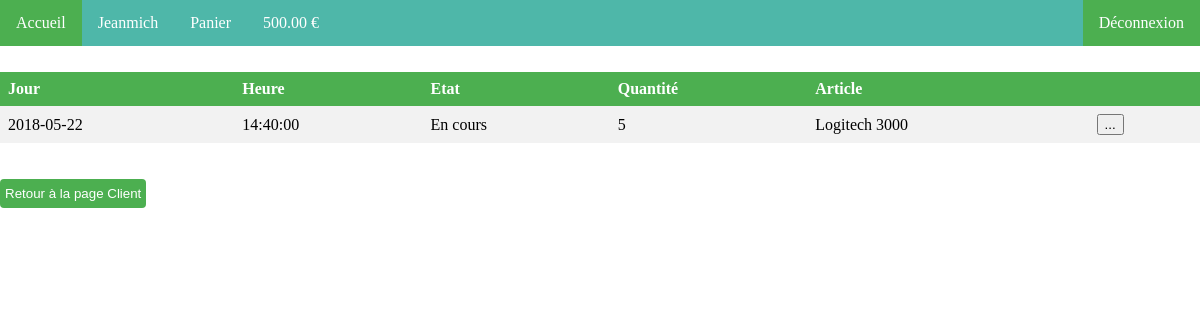
The page /CONTROLLER/history.php (signed in) on the database its author committed.
### tables this page shows
CREATE TABLE IF NOT EXISTS `clients` (
	  `idClients` INT(3) NOT NULL AUTO_INCREMENT,
	  `nom` VARCHAR(30) NULL,
	  `prenom` VARCHAR(30) NULL,
	  `pseudo` VARCHAR(45) NULL,
	  `credit` DECIMAL(9,2) NULL,
	  `idPdLs` INT(3) NOT NULL,
	  `mdp` VARCHAR(80) NULL,
	  PRIMARY KEY (`idClients`, `idPdLs`),
	  INDEX `fk_clients_PdLs_idx` (`idPdLs` ASC),
	  CONSTRAINT `fk_clients_PdLs`
	    FOREIGN KEY (`idPdLs`)
	    REFERENCES `points_de_livraison` (`idPdLs`)
	    ON DELETE NO ACTION
	    ON UPDATE NO ACTION);

CREATE TABLE IF NOT EXISTS `achats` (
	  `idAchats` INT(3) NOT NULL AUTO_INCREMENT,
	  `etat` ENUM('Panier', 'En cours', 'Livré') NULL,
	  `date` DATE NULL,
	  `time` TIME NULL,
	  `idClients` INT(3) NOT NULL,
	  `idArticles` INT(3) NOT NULL,
	  `quantite` INT(5) NOT NULL,
	  `idMagasins` INT(3) NOT NULL, 
	  PRIMARY KEY (`idAchats`, `idClients`, `idArticles`),
	  INDEX `fk_achats_clients1_idx` (`idClients` ASC),
	  INDEX `fk_achats_articles1_idx` (`idArticles` ASC), 
	  INDEX `fk_achats_magasins1_idx` (`idMagasins` ASC), 
	  CONSTRAINT `fk_achats_clients1`
	    FOREIGN KEY (`idClients`)
	    REFERENCES `clients` (`idClients`)
	    ON DELETE NO ACTION
	    ON UPDATE NO ACTION,
	  CONSTRAINT `fk_achats_articles1`
	    FOREIGN KEY (`idArticles`)
	    REFERENCES `articles` (`idArticles`)
	    ON DELETE NO ACTION
	    ON UPDATE NO ACTION,
	  CONSTRAINT `fk_achats_magasins1`
	    FOREIGN KEY (`idMagasins`)
	    REFERENCES `magasins` (`idMagasins`)
	    ON DELETE NO ACTION
	    ON UPDATE NO ACTION);

CREATE TABLE IF NOT EXISTS `articles` (
	  `idArticles` INT(3) NOT NULL AUTO_INCREMENT,
	  `categorie` VARCHAR(12) NULL,
	  `nom` VARCHAR(100) NULL,
	  `description` VARCHAR(140) NULL,
	  `image` VARCHAR(45) NULL,
	  `quantite` INT(4) NULL,
	  `idMagasins` INT(3) NOT NULL,
	  `prix` DECIMAL(6,2) NULL,
	  `sous_categorie` VARCHAR(50) NULL,
	  PRIMARY KEY (`idArticles`, `idMagasins`),
	  INDEX `fk_articles_Magasins1_idx` (`idMagasins` ASC),
	  CONSTRAINT `fk_articles_Magasins1`
	    FOREIGN KEY (`idMagasins`)
	    REFERENCES `magasins` (`idMagasins`)
	    ON DELETE NO ACTION
	    ON UPDATE NO ACTION);

### MODEL/model.php (called while the page is built, shortened)
<?php
function dbConnect() {
  try {
    $bdd = new PDO('mysql:host=localhost;dbname=geek-o-sphere', 'root', '', array(PDO::ATTR_ERRMODE => PDO::ERRMODE_EXCEPTION));
    return $bdd;
  }catch(Exception $e) {
    die('Erreur : '.$e->getMessage());
  }
}
function getOneAccount($pseudo) {
    $bdd = dbConnect();
      $accounts = $bdd->query('SELECT * FROM `clients` WHERE pseudo="'.$pseudo.'"');
      return $accounts;
}
function historyCall() {
	$bdd = dbConnect();
	$items = $bdd->query('SELECT  `achats`.date AS "achats.date", `achats`.time AS "achats.time",
									`achats`.idArticles AS "achats.idArticles", `achats`.idClients AS "achats.idClients",
									`achats`.etat AS "achats.etat", `achats`.quantite AS "achats.quantite",
									`clients`.idClients AS "clients.idClients", `clients`.pseudo AS "clients.pseudo",
									`articles`.idArticles AS "articles.idArticles", `articles`.nom AS "articles.nom"
							FROM    achats, clients, articles
							WHERE ( `achats`.idArticles=`articles`.idArticles
							        AND `clients`.idClients=`achats`.idClients
							        AND `achats`.etat!="Panier"
									AND `clients`.pseudo="'.$_SESSION['pseudo'].'"
								) ORDER BY `achats`.date DESC, `achats`.time DESC'
						  );
	return $items;
}
?>

### CONTROLLER/history_1.php (the view)
<?php
	echo "<table>
			<th>Jour
			<th>Heure
			<th>Etat
			<th>Quantité
			<th colspan=2>Article
		 "
	;
	$test = false;
	$query = historyCall();
	while ( $data = $query -> fetch()) {
		echo"<tr>
			 <td>".$data['achats.date'].
			"<td>".$data['achats.time'].
			"<td>".utf8_encode($data['achats.etat']).
			"<td>".$data['achats.quantite'].
			"<td>".utf8_encode($data['articles.nom']).
			"<td><a href='detailed_item.php?id=".$data['achats.idArticles']."'><button>...</button></a>"
		;
		$test = true;
	} if (!$test) {
		echo"<tr><td><td><td colspan=3>Aucun achat effectuer";
	}
	echo"</table>";
?>

### CONTROLLER/navigation_bar.php
<ul>
   <li><a href="./main_page.php">Accueil</a></li>
   <li><a href="./customer_page.php"><?php echo $_SESSION['pseudo'] ?></a></li>
   <li><a href="./basket.php">Panier</a></li>
   <li><a href="./wallet.php"><?php $data=getOneAccount($_SESSION['pseudo']); $credit=$data->fetch(); echo $credit['credit'].' €'; ?></a></li>
   <li style="float:right"><a class="active" href="../CONTROLLER/main_page_disconnect.php">Déconnexion</a></li>
</ul>

### VIEW/style.css (style rules this page uses)
ul { list-style-type: none; margin: 0; padding: 0; overflow: hidden; background-color: #4EB7A9; }
body { margin :0; }
li { float: left; }
li a { display: block; color: white; text-align: center; padding: 14px 16px; text-decoration: none; }
.active { background-color: #4CAF50; }
ul { position: fixed; top: 0; width: 100%; }
table { border-collapse: collapse; width: 100%; }
th, td { text-align: left; padding: 8px; }
tr:nth-child(even) { background-color: #f2f2f2 }
th { background-color: #4CAF50; color: white; }

### rows shown on the page
clients: credit "500.00"
achats: date "2018-05-22", time "14:40:00", etat "En cours", quantite "5", articles.nom "Logitech 3000"

### other values the page prints
$_SESSION['pseudo'] "Jeanmich"
